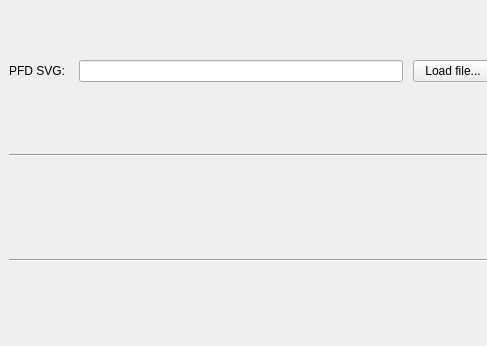
<?xml version="1.0" encoding="UTF-8"?>
<ui version="4.0">
 <class>PFDGadgetOptionsPage</class>
 <widget class="QWidget" name="PFDGadgetOptionsPage">
  <property name="geometry">
   <rect>
    <x>0</x>
    <y>0</y>
    <width>487</width>
    <height>346</height>
   </rect>
  </property>
  <property name="sizePolicy">
   <sizepolicy hsizetype="Expanding" vsizetype="Expanding">
    <horstretch>0</horstretch>
    <verstretch>0</verstretch>
   </sizepolicy>
  </property>
  <property name="windowTitle">
   <string>Form</string>
  </property>
  <widget class="QWidget" name="verticalLayoutWidget">
   <property name="geometry">
    <rect>
     <x>-1</x>
     <y>-1</y>
     <width>504</width>
     <height>331</height>
    </rect>
   </property>
   <layout class="QVBoxLayout" name="verticalLayout" stretch="0,0,0,0,0">
    <property name="sizeConstraint">
     <enum>QLayout::SetMinimumSize</enum>
    </property>
    <property name="leftMargin">
     <number>10</number>
    </property>
    <property name="topMargin">
     <number>5</number>
    </property>
    <property name="rightMargin">
     <number>10</number>
    </property>
    <property name="bottomMargin">
     <number>10</number>
    </property>
    <item>
     <layout class="QHBoxLayout" name="horizontalLayout" stretch="0,0,0">
      <property name="spacing">
       <number>10</number>
      </property>
      <property name="sizeConstraint">
       <enum>QLayout::SetMaximumSize</enum>
      </property>
      <property name="bottomMargin">
       <number>10</number>
      </property>
      <item>
       <widget class="QLabel" name="label">
        <property name="text">
         <string>PFD SVG: </string>
        </property>
       </widget>
      </item>
      <item>
       <widget class="QLineEdit" name="svgSourceFile"/>
      </item>
      <item>
       <widget class="QPushButton" name="loadFile">
        <property name="text">
         <string>Load file...</string>
        </property>
       </widget>
      </item>
     </layout>
    </item>
    <item>
     <widget class="Line" name="line">
      <property name="orientation">
       <enum>Qt::Horizontal</enum>
      </property>
     </widget>
    </item>
    <item>
     <layout class="QHBoxLayout" name="horizontalLayout_2"/>
    </item>
    <item>
     <spacer name="verticalSpacer">
      <property name="orientation">
       <enum>Qt::Vertical</enum>
      </property>
      <property name="sizeType">
       <enum>QSizePolicy::Minimum</enum>
      </property>
      <property name="sizeHint" stdset="0">
       <size>
        <width>20</width>
        <height>40</height>
       </size>
      </property>
     </spacer>
    </item>
    <item>
     <widget class="Line" name="line_5">
      <property name="orientation">
       <enum>Qt::Horizontal</enum>
      </property>
     </widget>
    </item>
   </layout>
  </widget>
 </widget>
 <resources/>
 <connections/>
</ui>
